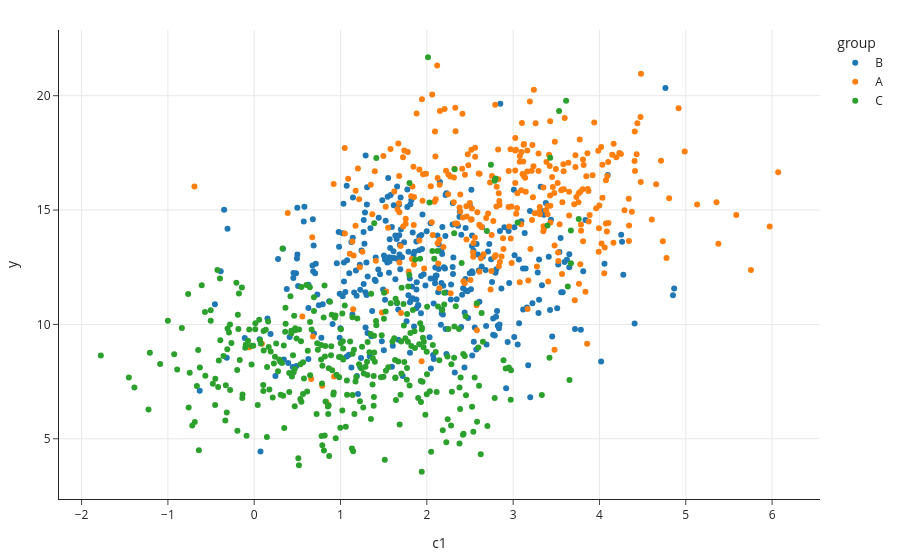

Source (notebook cell):
### Markdown cell above
### Question 3

It seems like `'c1'` and `'c2'` have strong associations with the values of `'group'` (to see this, run the cell below). This suggests that group-wise scaling might make good features. 


Now, we want to standardize (i.e. z-score) both `'c1'` and `'c2'` **within each `'group'`** (`'A'`, `'B'`, and `'C'`). Unfortunately, there is no built-in transformer in `sklearn` that performs group-wise standardization, so **you will need to create your own transformer!**

Your job is to complete the implementation of the `StdScalerByGroup` transformer class, meaning that you need to implement the `fit` and `transform` methods, along with the constructor (`__init__`).
- The `StdScalerByGroup` transformer works on an input array/DataFrame `X` whose first column contains groups, and whose remaining columns are quantitative and need to be standardized (within each group).
- The `fit` method should determine the mean and standard deviation of each quantitative column within each group in the input data `X` and save them in the instance variable `grps_`. (For instance, one of the quantities you may calculate here is the standard deviation of `'c1'`, but only for the rows whose `'group'` is `'B'`.)
- The `transform` method should take in an input array/DataFrame `X`, standardize each quantitative column separately using the means and standard deviations stored in `grps_`, and return a DataFrame containing the transformed quantitative columns.


If you `fit` and `transform` a `StdScalerByGroup` transformer on the `toy` DataFrame (without the `'y'` column), you should get back a DataFrame with two columns, `'c1'` and `'c2'`, with groups stored in the index (if you end up creating a `MultiIndex`, that is fine).


***Notes:***
1. You may decide on whatever structure you'd like for the `grps_` variable. This question will be graded on the correctness of the output of your transformer. (Check the correctness of your work by checking the output by-hand!)    
2. At no point should you loop over the **rows** of `data` (in fact, our solution doesn't use any loops), but you are allowed to use loop in this question.
3. The `'group'` column in the public tests is named `'g'` instead of `'group'`. Remember, the first column will **always** contain the groups, even if the first column's name is something other than `'group'`.
4. Don't worry about cases where the standard deviation is 0.

### Code cell
# The scatter plot referenced at the start of Question 3
# This is not needed to answer the question, but motivates why we are standardizing
px.scatter(data, x='c1', y='y', color='group')

### Figure 1 — Plotly figure (JSON) as saved in the notebook; plotly's stock layout.template omitted (floating-point values rounded to 4 significant figures; data arrays with more than 128 entries replaced by an {"elided": "..."} marker saying what was removed)
{"data": [{"hovertemplate": "group=B<br>c1=%{x}<br>y=%{y}<extra></extra>", "legendgroup": "B", "marker": {"color": "#1F77B4", "symbol": "circle"}, "mode": "markers", "name": "B", "orientation": "v", "showlegend": true, "type": "scatter", "x": {"elided": "335 float values"}, "xaxis": "x", "y": {"elided": "335 float values"}, "yaxis": "y"}, {"hovertemplate": "group=A<br>c1=%{x}<br>y=%{y}<extra></extra>", "legendgroup": "A", "marker": {"color": "#FF7F0E", "symbol": "circle"}, "mode": "markers", "name": "A", "orientation": "v", "showlegend": true, "type": "scatter", "x": {"elided": "321 float values"}, "xaxis": "x", "y": {"elided": "321 float values"}, "yaxis": "y"}, {"hovertemplate": "group=C<br>c1=%{x}<br>y=%{y}<extra></extra>", "legendgroup": "C", "marker": {"color": "#2CA02C", "symbol": "circle"}, "mode": "markers", "name": "C", "orientation": "v", "showlegend": true, "type": "scatter", "x": {"elided": "344 float values"}, "xaxis": "x", "y": {"elided": "344 float values"}, "yaxis": "y"}], "layout": {"legend": {"title": {"text": "group"}, "tracegroupgap": 0}, "xaxis": {"anchor": "y", "domain": [0, 1], "title": {"text": "c1"}}, "yaxis": {"anchor": "x", "domain": [0, 1], "title": {"text": "y"}}}}
